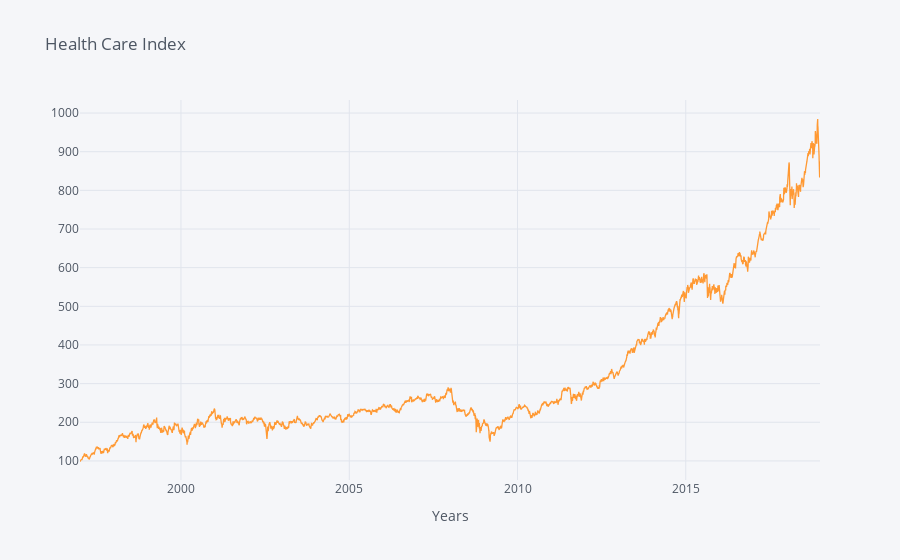

Source (notebook cell):
### Code cell
hea_index.iplot(xTitle="Years", title = "Health Care Index")

### Figure 1 — Plotly figure (JSON) as saved in the notebook; plotly's stock layout.template omitted (floating-point values rounded to 4 significant figures; data arrays with more than 128 entries replaced by an {"elided": "..."} marker saying what was removed)
{"data": [{"line": {"color": "rgba(255, 153, 51, 1.0)", "dash": "solid", "shape": "linear", "width": 1.3}, "mode": "lines", "name": "Health Care", "text": "", "type": "scatter", "x": {"elided": "5536 str values"}, "y": {"elided": "5536 float values"}}], "layout": {"legend": {"bgcolor": "#F5F6F9", "font": {"color": "#4D5663"}}, "paper_bgcolor": "#F5F6F9", "plot_bgcolor": "#F5F6F9", "title": {"font": {"color": "#4D5663"}, "text": "Health Care Index"}, "xaxis": {"gridcolor": "#E1E5ED", "showgrid": true, "tickfont": {"color": "#4D5663"}, "title": {"font": {"color": "#4D5663"}, "text": "Years"}, "zerolinecolor": "#E1E5ED"}, "yaxis": {"gridcolor": "#E1E5ED", "showgrid": true, "tickfont": {"color": "#4D5663"}, "title": {"font": {"color": "#4D5663"}, "text": ""}, "zerolinecolor": "#E1E5ED"}}}
